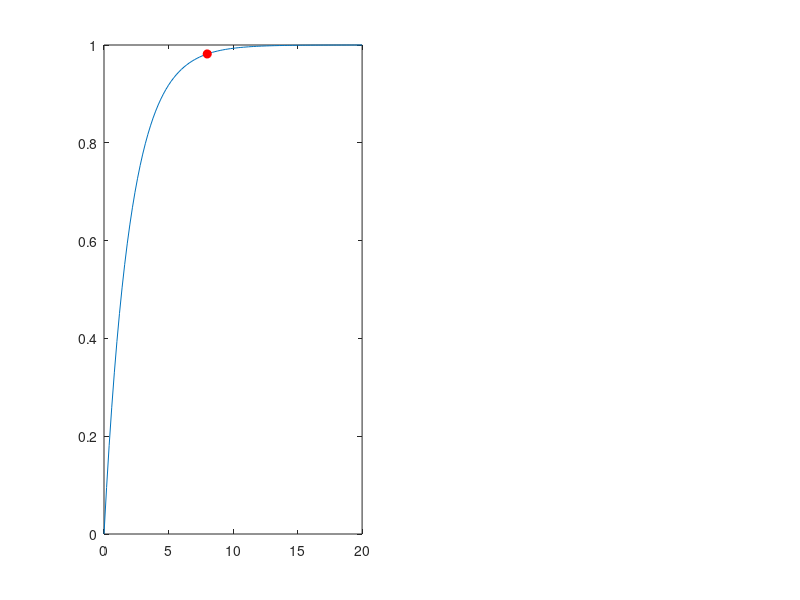

Write the MATLAB code that produced this figure.
clc; clear; close all;

num_estable = [1];
den_estable = [2 1];
G_estable = tf(num_estable, den_estable);
polos_estable = roots(den_estable);

figure;
subplot(1,2,1);
[y_est, t_est] = step(G_estable);
plot(t_est, y_est);
hold on;

tau = 2;
t_4tau = 4 * tau;
y_4tau = step(G_estable, t_4tau);
plot(t_4tau, y_4tau(end), 'ro', 'MarkerSize', 6, 'MarkerFaceColor', 'r');
